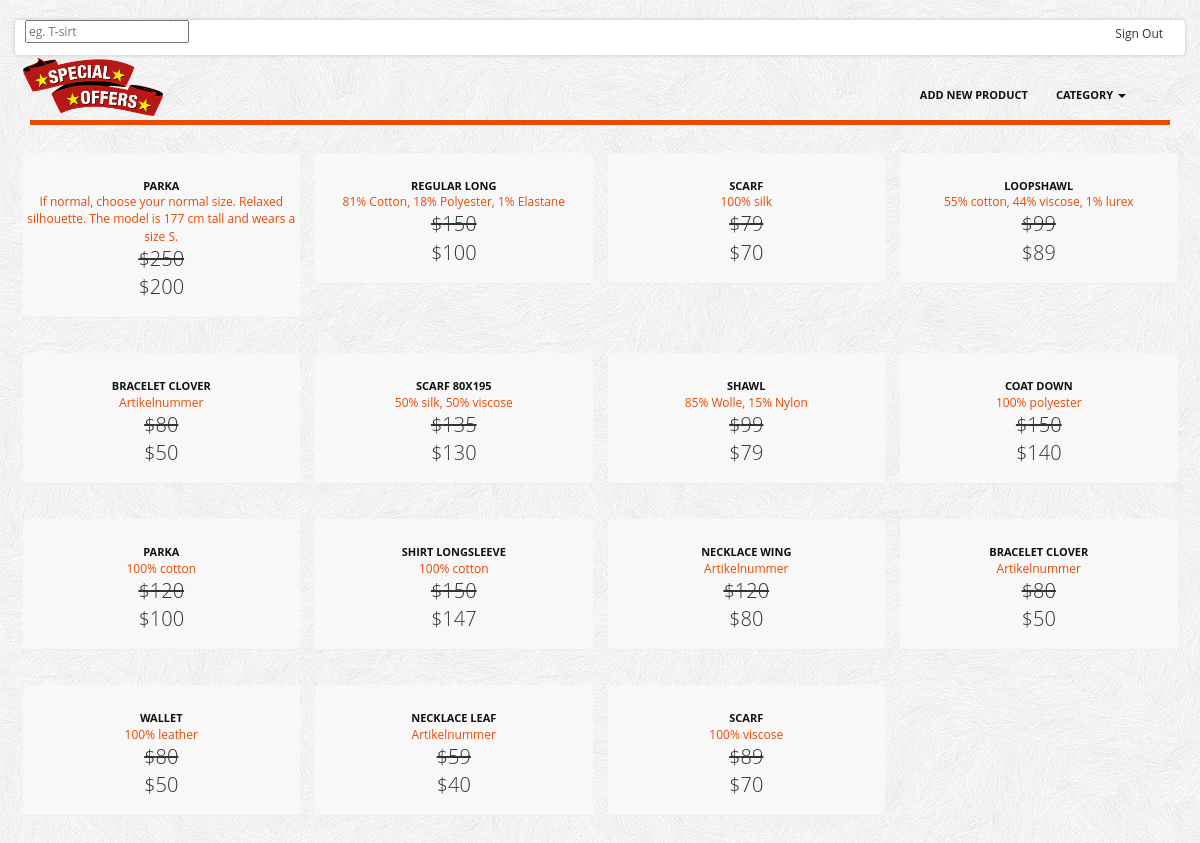
The page /products/index.php (signed in) on the database its author committed.
### tables this page shows
CREATE TABLE `products` (
  `id` int(11) NOT NULL AUTO_INCREMENT,
  `title` varchar(20) DEFAULT NULL,
  `description` text,
  `price` decimal(10,0) DEFAULT NULL,
  `offered_price` decimal(10,0) DEFAULT NULL,
  `product_img_link` text,
  PRIMARY KEY (`id`)
);

### products/index.php (called while the page is built, shortened)
<?php
$pdo = require '../database_obj.php';
try {
    $statement = $pdo->prepare("SELECT * FROM products");
    $statement->execute();
    $products = $statement->fetchAll(PDO::FETCH_CLASS);
} catch (PDOException $e) {
    var_dump($e->getMessage());
    new Exception('Something went wrong.');
}
require '../layouts/main.view.php';

### products/index.view.php (the view, shortened to what this page needs)
<div class="row">
    <div class="item">
        <?php foreach($products as $key => $product): ?>
            <div class="card">
                <div class="product-box">
                    <span class="sale_tag"></span>
                    <a href="#" class="title"><?= $product->title ?></a>
                    <br/>
                    <a href="#" class="category"><?= $product->description ?></a>
                    <p class="price old-price">$<?= $product->price ?></p>
                    <p class="price">$<?= $product->offered_price ?></p>
                </div>
            </div>
            <?php if(($key+1)%4 == 0): ?>
                <div class="clearfix"></div>
            <?php endif; ?>
        <?php endforeach; ?>
        <div class="clearfix" />
    </div>
</div>

### css/common.css (style rules this page uses)
body { font-size: 12px; font-family: 'Open Sans', arial, tahoma, sans-serif; background:url(../img/bg.png) repeat 0 0 fixed; }
ul li a,a { color:#333; outline:0; -webkit-transition: all 0.2s linear; -moz-transition: all 0.2s linear; -o-transition: all 0.2s linear; -ms-transition: all 0.2s linear; transition: all 0.2s linear; }
a { color:#eb4800; }

### css/product-box.css (style rules this page uses)
.product-box { text-align:center; padding-bottom:15px; position: relative; background-color:#f8f8f8; border-radius: 4px; -moz-border-radius: 4px; -webkit-border-radius: 4px; border-bottom:1px solid #eee; }
.product-box span.sale_tag { height: 54px; position: absolute; width: 55px; z-index: 100; top:0; left:0; }
.product-box a.title { text-transform:uppercase; color:#111111; display:inline-block; font-weight:bold; font-size:11px; margin:15px 0 0px 0; }
.product-box a.category { color:#eb4800; }
.product-box p.price { font-size:20px; font-weight:300; margin-bottom: 0px; }
.old-price { text-decoration: line-through; }
.card { float: left; width: 25%; padding: .75rem; margin-bottom: 2rem; border: 0; }

### rows shown on the page
products: title "PARKA", description "If normal, choose your normal size. Relaxed silhouette. The model is 177 cm tall and wears a size S.", price "250", offered_price "200"
products: title "REGULAR LONG", description "81% Cotton, 18% Polyester, 1% Elastane", price "150", offered_price "100"
products: title "SCARF", description "100% silk", price "79", offered_price "70"
products: title "LOOPSHAWL", description "55% cotton, 44% viscose, 1% lurex", price "99", offered_price "89"
products: title "BRACELET CLOVER", description "Artikelnummer", price "80", offered_price "50"
products: title "SCARF 80X195", description "50% silk, 50% viscose", price "135", offered_price "130"
products: title "SHAWL", description "85% Wolle, 15% Nylon", price "99", offered_price "79"
products: title "COAT DOWN", description "100% polyester", price "150", offered_price "140"
products: title "PARKA", description "100% cotton", price "120", offered_price "100"
products: title "SHIRT LONGSLEEVE", description "100% cotton", price "150", offered_price "147"
products: title "NECKLACE WING", description "Artikelnummer", price "120", offered_price "80"
products: title "BRACELET CLOVER", description "Artikelnummer", price "80", offered_price "50"
products: title "WALLET", description "100% leather", price "80", offered_price "50"
products: title "NECKLACE LEAF", description "Artikelnummer", price "59", offered_price "40"
products: title "SCARF", description "100% viscose", price "89", offered_price "70"
